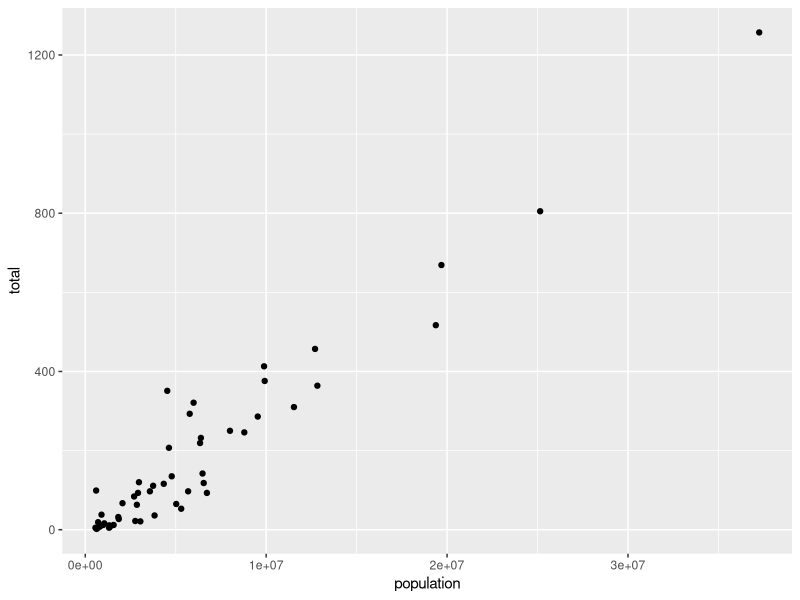
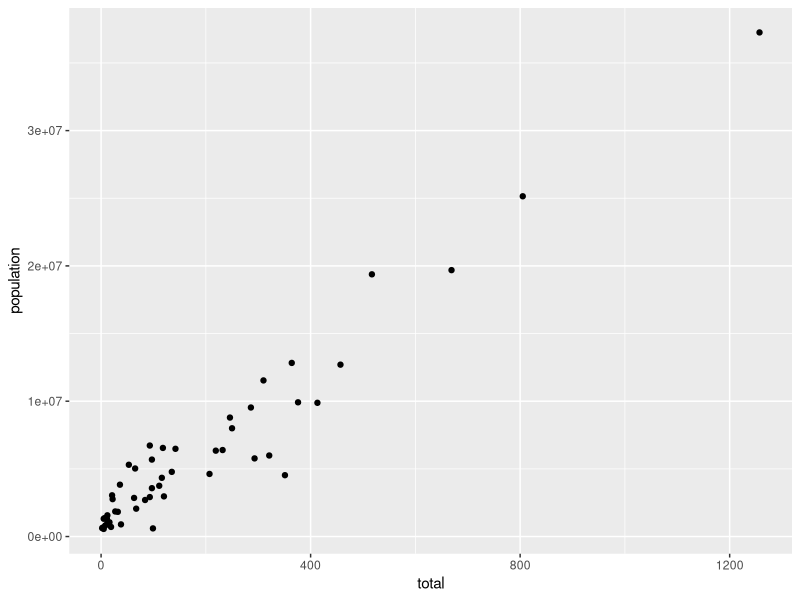

The R script that drew these images, in order:
library(dplyr)
library(ggplot2)
library(dslabs)
data(heights)
data(murders)
p <- ggplot(murders)
class(p)

data(heights)
# define ggplot object called p like in the previous exercise but using a pipe 
p <- heights %>% ggplot() 

str(murders)

## Fill in the blanks
murders %>% ggplot(aes(x = population, y = total)) +
  geom_point()

#flip the axis 
murders %>% ggplot(aes(total, population)) +
  geom_point()
